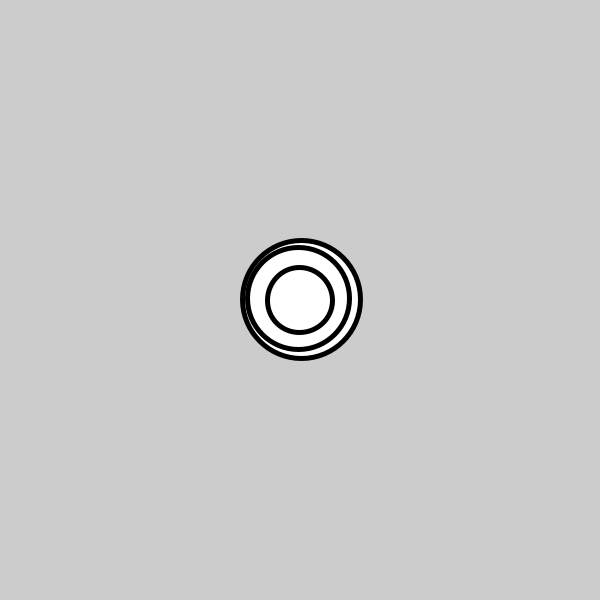
Frame 1 (no input)
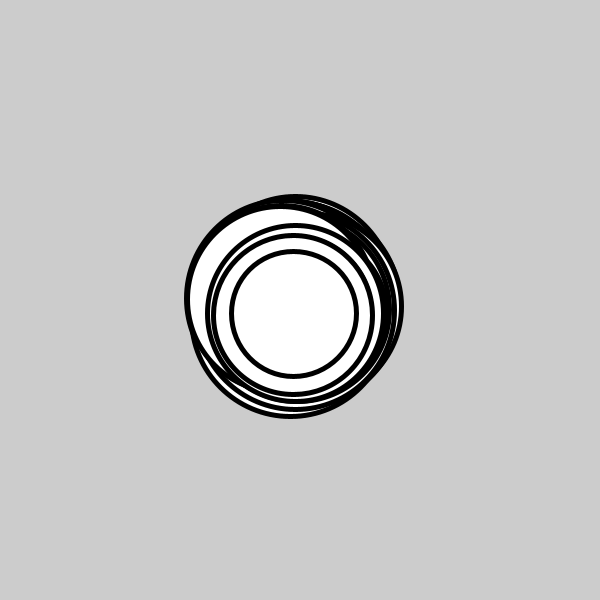
Frame 60 (the mouse pressed at the canvas centre just before this capture)
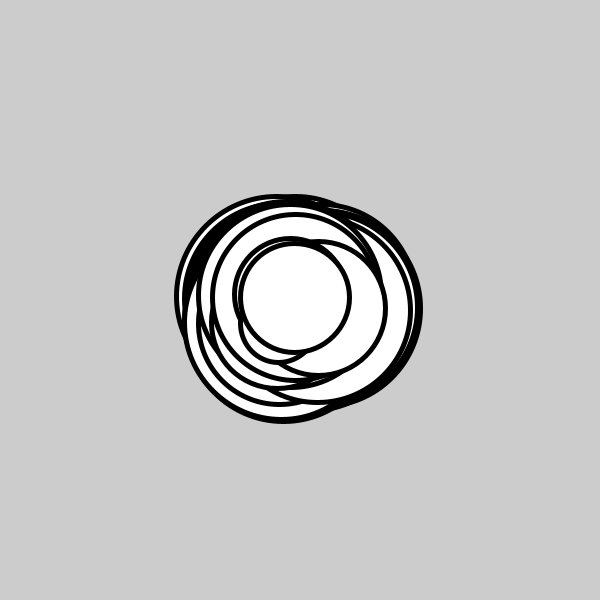
Frame 120 (the mouse held since frame 60 and released just before this capture)

The Processing sketch that drew these frames (run headless with seeded random() and noise(); from frame 60 on, the mouse is pressed at the canvas centre):

// Processing sketch: U2_Checkpoint_2A2_sketch
// ── U2_Checkpoint_2A2_sketch.pde
//Sophia Song
//Mar 4 2025

Mover[] myMovers;
int n = 5;
int randomSize = (int) random(0, 3);

void setup() {
  size(600, 600);
  myMovers = new Mover[n];
  //myMovers[0] = new Mover();
  int i = 0;
  while (i < n) {
    myMovers[i] = new Mover();
    i++;
  }
}

void draw() {
  int i = 0;
  while (i < n) {
    myMovers[i].act();
    myMovers[i].show();
    i++;
  }
}

// ── Mover.pde
class Mover {
  
  //instance variables
  float x, y;
  

  //constructor
  Mover() {
    x = width/2;
    y = height/2;
  }
  
  //behaviour functions
  void show() {
    randomSize = (int) random(50, 200);
    stroke(0);
    strokeWeight(5);
    circle(x, y, randomSize);
  }
  
  void act() {
    x = x + random(-2, 2);
    y = y + random(-2, 2);
  }
}
